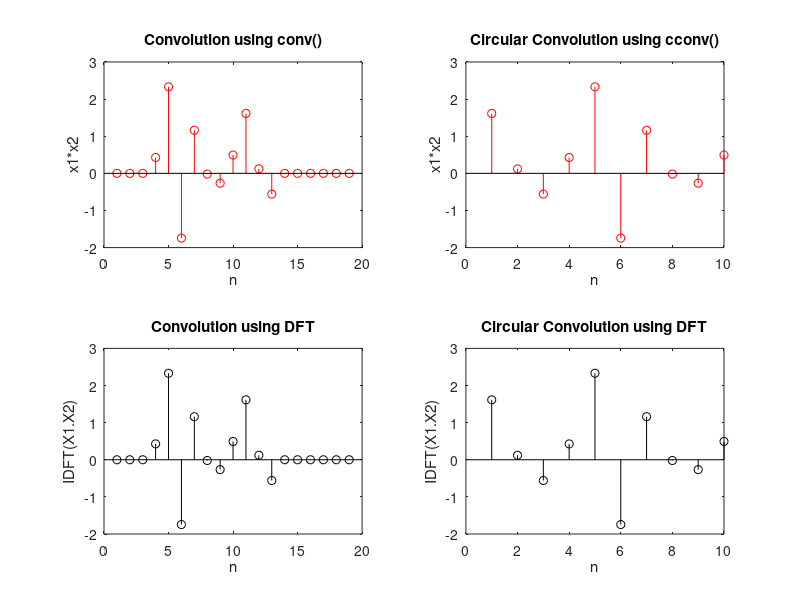

MATLAB code for this plot:
% Defining x1 and x2
x_1 = zeros(1,10);
for i=1:10
    x_1(i) = normrnd(0,1);
end
x_2 = zeros(1,10);
x_2(4) = 1;

% conv
Convol = conv(x_1,x_2,"full");
X1 = fft(x_1,19);
X2 = fft(x_2,19);
X1X2 = zeros(1,19);
for i=1:length(X1)
    X1X2(i) = X1(i) * X2(i);
end
Convol_DFT = ifft(X1X2,19);

% circ conv
Circ_Convol = cconv(x_1,x_2,10);
X1c = fft(x_1,10);
X2c = fft(x_2,10);
X1X2c = zeros(1,10);
for i=1:length(X1c)
    X1X2c(i) = X1c(i) * X2c(i);
end
Circ_Convol_DFT = ifft(X1X2c,10);

% PLOTTING

figure();
subplot(2,2,1);
stem(Convol,"red");
xlabel("n");
ylabel("x1*x2");
title("Convolution using conv()")

subplot(2,2,2);
stem(Circ_Convol,"red");
xlabel("n");
ylabel("x1*x2");
title("Circular Convolution using cconv()")

subplot(2,2,3);
stem(real(Convol_DFT),"black");
xlabel("n");
ylabel("IDFT(X1.X2)");
title("Convolution using DFT")

subplot(2,2,4);
stem(real(Circ_Convol_DFT),"black");
xlabel("n");
ylabel("IDFT(X1.X2)");
title("Circular Convolution using DFT")